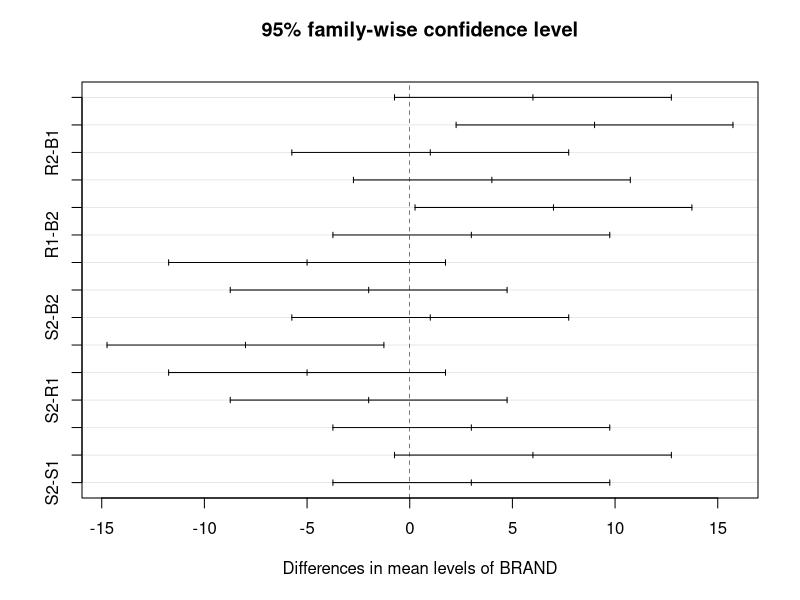
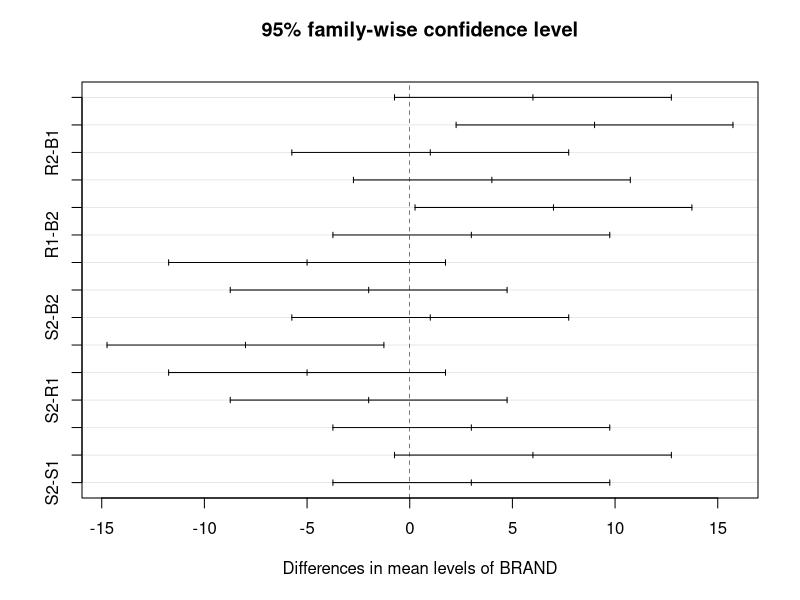

These charts were generated, in order, by the following R code:

y = c(22, 20, 25, 17,26, 22, 27, 21,16, 20, 14, 18,
      20, 25, 26, 21,28, 29, 23, 24,22, 15, 19, 16 )

S1 = rep("S1",4)
S2 = rep("S2",4)
B1 = rep("B1",4)
B2 = rep("B2",4)
R1 = rep("R1",4)
R2 = rep("R2",4)
TYPE = c(S1,S2,B1,B2,R1,R2)
BRAND = as.factor(TYPE)

Brandmodel = lm(y ~ BRAND)
summary(Brandmodel)
AOV = aov(Brandmodel)
summary(AOV)

Compare = TukeyHSD(AOV,"BRAND",ordered=FALSE,.95)
Compare
plot(Compare)

plot(TukeyHSD(AOV,"BRAND",ordered=FALSE,.95))


